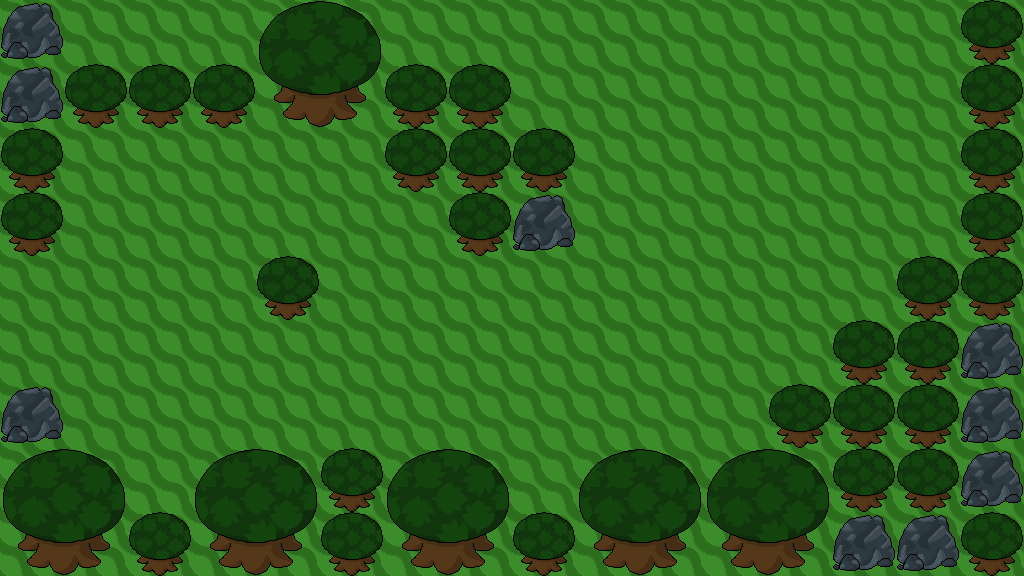

This game map was drawn from its Tiled (.tmx) file and the tilesets committed beside it. A one-line description and the full map source follow:
An orthogonal 16x9 tile map with 64x64 px tiles, 1 tile layer (Tile Layer 1).

<map version="1.0" orientation="orthogonal" width="16" height="9" tilewidth="64" tileheight="64">
 <tileset firstgid="1" name="backgroundTiles" tilewidth="64" tileheight="64">
  <image source="../backgroundTiles.png" width="12480" height="64" />
 </tileset>
 <layer name="Tile Layer 1" width="16" height="9">
  <data encoding="csv">
106,4,4,4,108,109,4,4,4,4,4,4,54,54,54,105,
106,105,105,105,110,111,105,105,4,4,4,4,54,4,54,105,
105,4,4,4,4,4,105,105,105,4,4,4,54,4,54,105,
105,4,4,4,4,4,4,105,106,4,4,4,54,54,54,105,
4,4,4,4,105,4,4,4,4,4,4,4,4,4,105,105,
4,4,4,4,4,4,4,4,4,4,4,4,4,105,105,106,
106,4,4,4,4,4,4,4,4,4,4,4,105,105,105,106,
108,109,4,108,109,105,108,109,4,108,109,108,109,105,105,106,
110,111,105,110,111,105,110,111,105,110,111,110,111,106,106,105
</data>
 </layer>
</map>
